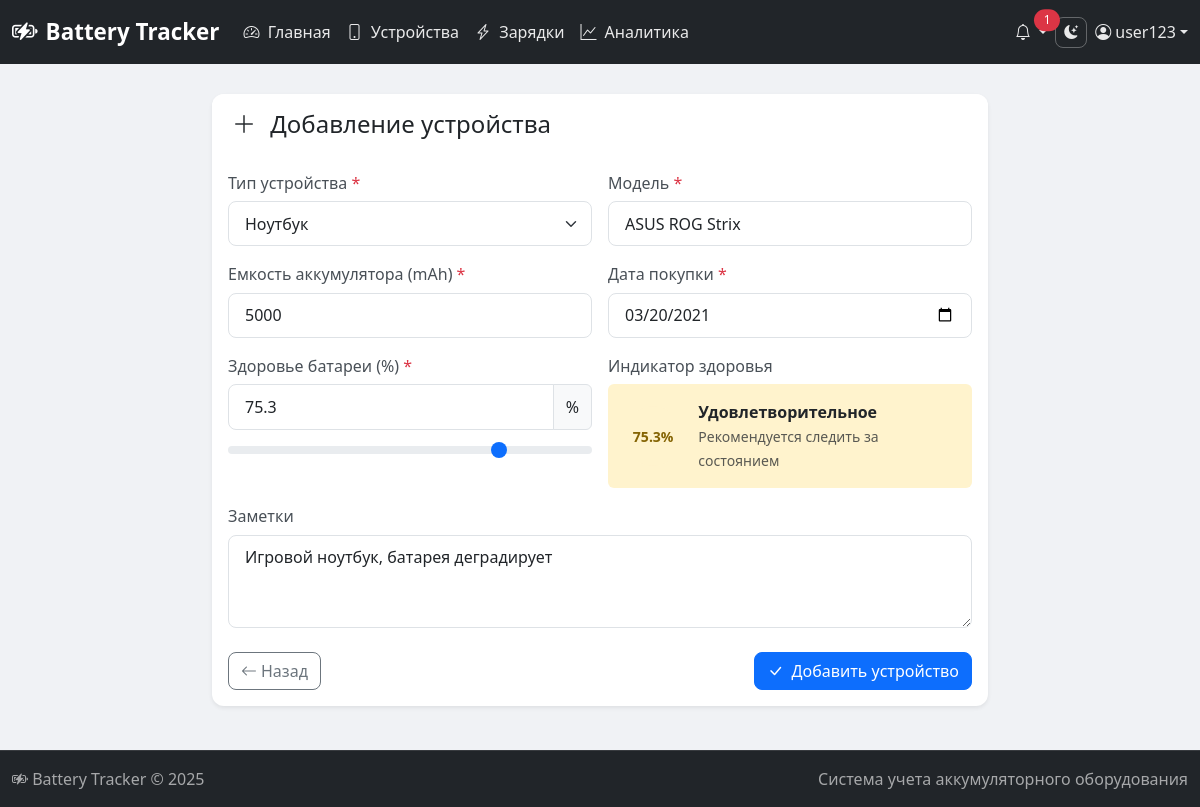
The app's page /device_form.php (signed in) with its own data.
### tables this page shows
CREATE TABLE IF NOT EXISTS users (
    id INT AUTO_INCREMENT PRIMARY KEY,
    username VARCHAR(100) NOT NULL UNIQUE,
    password VARCHAR(255) NOT NULL,
    email VARCHAR(150),
    created_at TIMESTAMP DEFAULT CURRENT_TIMESTAMP
);

CREATE TABLE IF NOT EXISTS devices (
    id INT AUTO_INCREMENT PRIMARY KEY,
    user_id INT DEFAULT 1,
    type ENUM('phone', 'laptop', 'screwdriver', 'headphones', 'tablet', 'other') NOT NULL,
    model VARCHAR(150) NOT NULL,
    battery_capacity INT NOT NULL,
    purchase_date DATE NOT NULL,
    battery_health DECIMAL(5,2) DEFAULT 100.00,
    notes TEXT,
    created_at TIMESTAMP DEFAULT CURRENT_TIMESTAMP,
    updated_at TIMESTAMP DEFAULT CURRENT_TIMESTAMP ON UPDATE CURRENT_TIMESTAMP,
    FOREIGN KEY (user_id) REFERENCES users(id) ON DELETE SET NULL
);

### config/auth.php (called while the page is built, shortened)
<?php
function isLoggedIn() {
    return isset($_SESSION['user_id']);
}
function currentUser() {
    return db()->fetchOne("SELECT id, username, email, created_at FROM users WHERE id = ?", [$_SESSION['user_id']]);
}
function getTheme() {
    return $_SESSION['theme'] ?? 'light';
}

### config/database.php (called while the page is built, shortened)
<?php
class Database {
    private static $instance = null;
    private $connection;
    private function __construct() {
        try {
            $dsn = "mysql:host=" . DB_HOST . ";dbname=" . DB_NAME . ";charset=" . DB_CHARSET;
            $options = [
                PDO::ATTR_ERRMODE => PDO::ERRMODE_EXCEPTION,
                PDO::ATTR_DEFAULT_FETCH_MODE => PDO::FETCH_ASSOC,
                PDO::ATTR_EMULATE_PREPARES => false,
            ];
            $this->connection = new PDO($dsn, DB_USER, DB_PASS, $options);
        } catch (PDOException $e) {
            die("Ошибка подключения к базе данных: " . $e->getMessage());
        }
    }
    public static function getInstance() {
        if (self::$instance === null) {
            self::$instance = new self();
        }
        return self::$instance;
    }
    public function query($sql, $params = []) {
        $stmt = $this->connection->prepare($sql);
        $stmt->execute($params);
        return $stmt;
    }
    public function fetchAll($sql, $params = []) {
        return $this->query($sql, $params)->fetchAll();
    }
    public function fetchOne($sql, $params = []) {
        return $this->query($sql, $params)->fetch();
    }
}
function db() {
    return Database::getInstance();
}
function sanitize($data) {
    return htmlspecialchars(trim($data), ENT_QUOTES, 'UTF-8');
}

### device_form.php (the view, shortened to what this page needs)
<?php
require_once 'config/database.php';
$id = isset($_GET['id']) ? (int)$_GET['id'] : 0;
$isEdit = $id > 0;
$device = null;
$pageTitle = $isEdit ? 'Редактирование устройства' : 'Добавление устройства';
$deviceTypes = [
    'phone' => 'Телефон',
    'laptop' => 'Ноутбук',
    'screwdriver' => 'Шуруповерт',
    'headphones' => 'Наушники',
    'tablet' => 'Планшет',
    'other' => 'Другое'
];
require_once 'includes/header.php';
?>
<div class="row justify-content-center">
    <div class="col-lg-8">
        <div class="card border-0 shadow-sm">
            <div class="card-header bg-white border-0">
                <h4 class="mb-0">
                    <i class="bi bi-<?= $isEdit ? 'pencil' : 'plus-lg' ?> me-2"></i>
                    <?= $pageTitle ?>
                </h4>
            </div>
            <div class="card-body">
                <form method="POST" class="needs-validation" novalidate>
                    <div class="row g-3">
                        <div class="col-md-6">
                            <label class="form-label">Тип устройства <span class="text-danger">*</span></label>
                            <select name="type" class="form-select" required>
                                <?php foreach ($deviceTypes as $value => $label): ?>
                                <option value="<?= $value ?>"
                                    <?= ($device['type'] ?? $_POST['type'] ?? '') === $value ? 'selected' : '' ?>>
                                    <?= $label ?>
                                </option>
                                <?php endforeach; ?>
                            </select>
                        </div>
                        <div class="col-md-6">
                            <label class="form-label">Модель <span class="text-danger">*</span></label>
                            <input type="text" name="model" class="form-control" required
                                   value="<?= sanitize($device['model'] ?? $_POST['model'] ?? '') ?>"
                                   placeholder="Например: iPhone 14 Pro">
                        </div>
                        <div class="col-md-6">
                            <label class="form-label">Емкость аккумулятора (mAh) <span class="text-danger">*</span></label>
                            <input type="number" name="battery_capacity" class="form-control" required min="1"
                                   value="<?= (int)($device['battery_capacity'] ?? $_POST['battery_capacity'] ?? '') ?>"
                                   placeholder="Например: 3200">
                        </div>
                        <div class="col-md-6">
                            <label class="form-label">Дата покупки <span class="text-danger">*</span></label>
                            <input type="date" name="purchase_date" class="form-control" required
                                   value="<?= $device['purchase_date'] ?? $_POST['purchase_date'] ?? '' ?>"
                                   max="<?= date('Y-m-d') ?>">
                        </div>
                        <div class="col-md-6">
                            <label class="form-label">Здоровье батареи (%) <span class="text-danger">*</span></label>
                            <div class="input-group">
                                <input type="number" name="battery_health" class="form-control" required
                                       min="0" max="100" step="0.1"
                                       value="<?= (float)($device['battery_health'] ?? $_POST['battery_health'] ?? 100) ?>"
                                       id="healthInput">
                                <span class="input-group-text">%</span>
                            </div>
                            <div class="mt-2">
                                <input type="range" class="form-range" min="0" max="100" step="0.5"
                                       id="healthRange"
                                       value="<?= (float)($device['battery_health'] ?? $_POST['battery_health'] ?? 100) ?>">
                            </div>
                        </div>
                        <div class="col-md-6">
                            <label class="form-label">Индикатор здоровья</label>
                            <div class="health-preview p-3 rounded" id="healthPreview">
                                <div class="d-flex align-items-center">
                                    <div class="health-indicator-large me-3" id="healthIndicator"></div>
                                    <div>
                                        <strong id="healthStatus">Отличное</strong>
                                        <br><small class="text-muted" id="healthDescription">Батарея в хорошем состоянии</small>
                                    </div>
                                </div>
                            </div>
                        </div>
                        <div class="col-12">
                            <label class="form-label">Заметки</label>
                            <textarea name="notes" class="form-control" rows="3"
                                      placeholder="Дополнительная информация об устройстве..."><?= sanitize($device['notes'] ?? $_POST['notes'] ?? '') ?></textarea>
                        </div>
                    </div>
                    <div class="d-flex justify-content-between mt-4">
                        <a href="devices.php" class="btn btn-outline-secondary">
                            <i class="bi bi-arrow-left me-1"></i>Назад
                        </a>
                        <button type="submit" class="btn btn-primary">
                            <i class="bi bi-check-lg me-1"></i>
                            <?= $isEdit ? 'Сохранить изменения' : 'Добавить устройство' ?>
                        </button>
                    </div>
                </form>
            </div>
        </div>
    </div>
</div>
<?php require_once 'includes/footer.php'; ?>

### includes/header.php (shortened to what this page needs)
<?php
require_once __DIR__ . '/../config/database.php';
require_once __DIR__ . '/../config/auth.php';
$lowHealthDevices = db()->fetchAll(
    "SELECT * FROM devices WHERE battery_health < 80 ORDER BY battery_health ASC"
);
$currentUser = currentUser();
?>
<!DOCTYPE html>
<html lang="ru" data-theme="<?= getTheme() ?>">
<head>
    <link href="https://cdn.jsdelivr.net/npm/bootstrap@5.3.2/dist/css/bootstrap.min.css" rel="stylesheet">
    <link href="https://cdn.jsdelivr.net/npm/bootstrap-icons@1.11.1/font/bootstrap-icons.css" rel="stylesheet">
    <link href="assets/css/style.css" rel="stylesheet">
</head>
<body>
    <nav class="navbar navbar-expand-lg navbar-dark bg-dark fixed-top">
        <div class="container-fluid">
            <a class="navbar-brand d-flex align-items-center" href="index.php">
                <i class="bi bi-battery-charging me-2"></i>
                <span>Battery Tracker</span>
            </a>
            <div class="collapse navbar-collapse" id="navbarNav">
                <ul class="navbar-nav me-auto">
                    <li class="nav-item">
                        <a class="nav-link <?= basename($_SERVER['PHP_SELF']) == 'index.php' ? 'active' : '' ?>" href="index.php">
                            <i class="bi bi-speedometer2 me-1"></i> Главная
                        </a>
                    </li>
                    <li class="nav-item">
                        <a class="nav-link <?= basename($_SERVER['PHP_SELF']) == 'devices.php' ? 'active' : '' ?>" href="devices.php">
                            <i class="bi bi-phone me-1"></i> Устройства
                        </a>
                    </li>
                    <li class="nav-item">
                        <a class="nav-link <?= basename($_SERVER['PHP_SELF']) == 'charges.php' ? 'active' : '' ?>" href="charges.php">
                            <i class="bi bi-lightning-charge me-1"></i> Зарядки
                        </a>
                    </li>
                    <li class="nav-item">
                        <a class="nav-link <?= basename($_SERVER['PHP_SELF']) == 'analytics.php' ? 'active' : '' ?>" href="analytics.php">
                            <i class="bi bi-graph-up me-1"></i> Аналитика
                        </a>
                    </li>
                </ul>
                <div class="d-flex align-items-center gap-2">
                    <div class="nav-item dropdown">
                        <a class="nav-link dropdown-toggle position-relative" href="#" id="notificationsDropdown" role="button" data-bs-toggle="dropdown">
                            <i class="bi bi-bell"></i>
                            <?php if (count($lowHealthDevices) > 0): ?>
                            <span class="position-absolute top-0 start-100 translate-middle badge rounded-pill bg-danger">
                                <?= count($lowHealthDevices) ?>
                            </span>
                            <?php endif; ?>
                        </a>
                    </div>
                    <button class="btn btn-sm btn-outline-light" onclick="toggleTheme()" title="Сменить тему" id="themeToggle">
                        <i class="bi bi-moon-stars-fill"></i>
                    </button>
                    <div class="nav-item dropdown">
                        <a class="nav-link dropdown-toggle d-flex align-items-center" href="#" id="userDropdown" role="button" data-bs-toggle="dropdown">
                            <i class="bi bi-person-circle me-1"></i>
                            <span><?= sanitize($currentUser['username']) ?></span>
                        </a>
                    </div>
                </div>
            </div>
        </div>
    </nav>
    <main class="main-content">
        <div class="container-fluid py-4">

### assets/css/style.css (style rules this page uses)
:root { --primary-color: #0d6efd; --success-color: #28a745; --warning-color: #ffc107; --danger-color: #dc3545; --dark-color: #212529; --light-bg: #f8f9fa; --border-radius: 12px; --box-shadow: 0 0.125rem 0.25rem rgba(0, 0, 0, 0.075); --box-shadow-lg: 0 0.5rem 1rem rgba(0, 0, 0, 0.15); }
body { font-family: 'Segoe UI', Tahoma, Geneva, Verdana, sans-serif; background-color: #f0f2f5; min-height: 100vh; display: flex; flex-direction: column; }
.main-content { margin-top: 70px; flex: 1; padding-bottom: 20px; }
.navbar-brand { font-weight: 700; font-size: 1.4rem; }
.navbar-brand i { font-size: 1.6rem; }
.nav-link { font-weight: 500; transition: all 0.2s ease; }
.card { border-radius: var(--border-radius); transition: transform 0.2s ease, box-shadow 0.2s ease; }
.card-header { border-radius: var(--border-radius) var(--border-radius) 0 0 !important; padding: 1rem 1.25rem; }
.health-preview { transition: background-color 0.3s ease; }
.health-indicator-large { transition: all 0.3s ease; }
.btn { border-radius: 8px; font-weight: 500; transition: all 0.2s ease; }
.form-control, .form-select { border-radius: 8px; border: 1px solid #dee2e6; padding: 0.6rem 1rem; }
.form-label { font-weight: 500; color: #495057; margin-bottom: 0.4rem; }
.badge { font-weight: 500; padding: 0.4em 0.8em; border-radius: 6px; }
.navbar-dark { background-color: #212529 !important; }
.navbar-dark .navbar-brand { color: #fff !important; }
.btn-outline-light { color: rgba(255, 255, 255, 0.9) !important; border-color: rgba(255, 255, 255, 0.3); }
.navbar-dark .nav-link { color: rgba(255, 255, 255, 0.9) !important; }
.navbar-dark .dropdown-toggle { color: rgba(255, 255, 255, 0.9) !important; }

### records on screen
users: username "user123"
devices: type "Ноутбук", model "ASUS ROG Strix", battery_capacity "5000", purchase_date "03/20/2021", battery_health "75.3", battery_health "75.5", notes "Игровой ноутбук, батарея деградирует"

### other values on screen
count($lowHealthDevices) "1"
$pageTitle "Добавление устройства"
